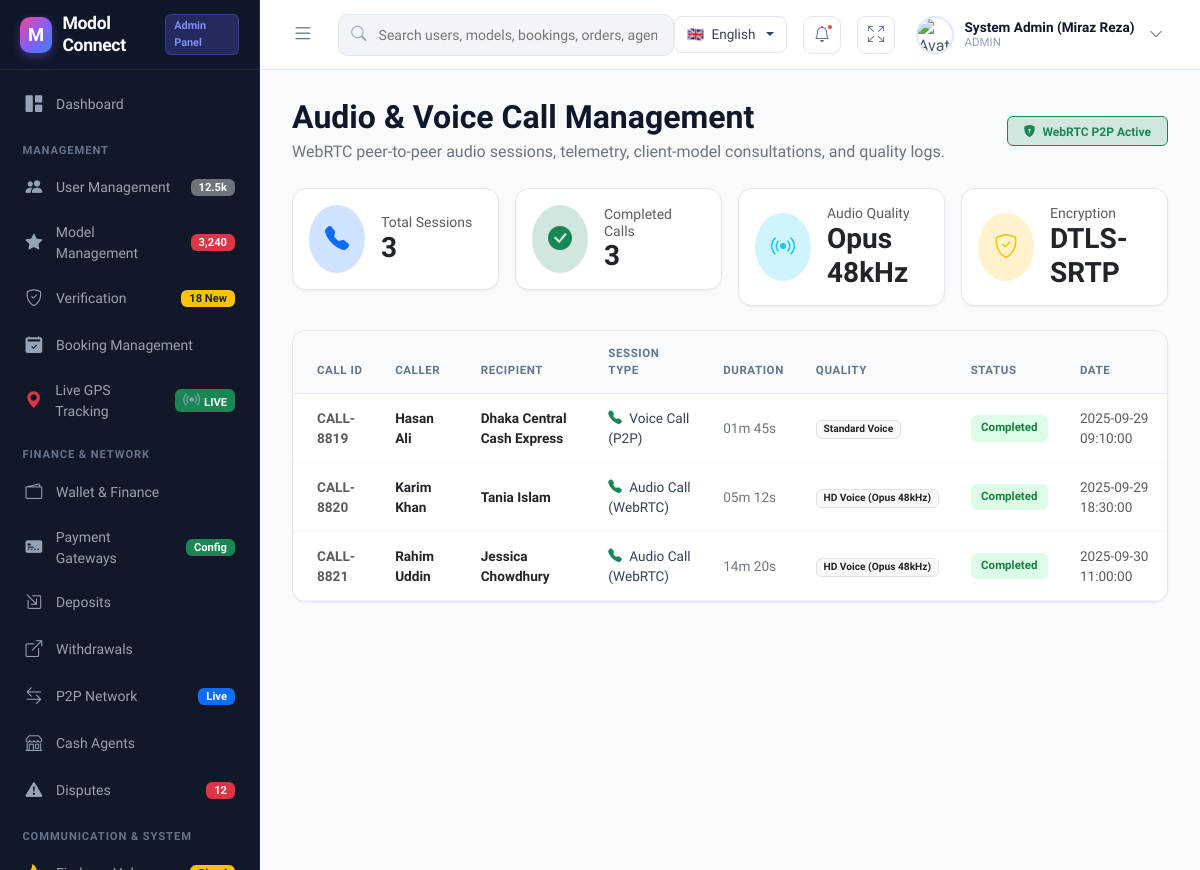
Screenshot of /admin/calls.php (signed in) with the database file from the repository.
### tables this page shows
CREATE TABLE IF NOT EXISTS `calls` (
    `id` INT AUTO_INCREMENT PRIMARY KEY,
    `call_id` VARCHAR(50) UNIQUE NOT NULL,
    `caller_id` VARCHAR(100) NOT NULL,
    `caller_name` VARCHAR(100) NOT NULL,
    `receiver_id` VARCHAR(100) NOT NULL,
    `receiver_name` VARCHAR(100) NOT NULL,
    `call_type` VARCHAR(50) DEFAULT 'Audio Call (WebRTC)',
    `duration_seconds` INT DEFAULT 0,
    `duration_text` VARCHAR(50) DEFAULT '00:00',
    `quality` VARCHAR(50) DEFAULT 'HD Voice (Opus 48kHz)',
    `status` VARCHAR(50) DEFAULT 'Completed',
    `created_at` TIMESTAMP DEFAULT CURRENT_TIMESTAMP,
    INDEX `idx_caller` (`caller_id`),
    INDEX `idx_receiver` (`receiver_id`),
    INDEX `idx_call_status` (`status`)
);

### admin/calls.php (the view, shortened to what this page needs)
<?php
require_once __DIR__ . '/layout.php';
$db = null;
try {
    $db = Database::getInstance();
} catch (Throwable $e) {
    error_log("Calls DB notice: " . $e->getMessage());
}
if ($db) {
    try {
        if (Database::isMySQL()) {
            $db->exec("
            CREATE TABLE IF NOT EXISTS `calls` (
                `id` INT AUTO_INCREMENT PRIMARY KEY,
                `call_id` VARCHAR(50) UNIQUE NOT NULL,
                `caller_id` VARCHAR(100) NOT NULL,
                `caller_name` VARCHAR(100) NOT NULL,
                `receiver_id` VARCHAR(100) NOT NULL,
                `receiver_name` VARCHAR(100) NOT NULL,
                `call_type` VARCHAR(50) DEFAULT 'Audio Call (WebRTC)',
                `duration_seconds` INT DEFAULT 0,
                `duration_text` VARCHAR(50) DEFAULT '00:00',
                `quality` VARCHAR(50) DEFAULT 'HD Voice (Opus 48kHz)',
                `status` VARCHAR(50) DEFAULT 'Completed',
                `created_at` TIMESTAMP DEFAULT CURRENT_TIMESTAMP
            ) ENGINE=InnoDB DEFAULT CHARSET=utf8mb4 COLLATE=utf8mb4_unicode_ci;");
        }
    } catch (Throwable) {}
}
$calls = [];
if ($db) {
    try {
        $stmt = $db->query("SELECT * FROM calls ORDER BY id DESC LIMIT 50");
        $calls = $stmt->fetchAll(PDO::FETCH_ASSOC);
    } catch (Throwable) {}
}
$totalCalls = count($calls);
$completedCalls = count(array_filter($calls, fn($c) => ($c['status'] ?? '') === 'Completed'));
?>
<div class="d-flex justify-content-between align-items-center mb-4 flex-wrap gap-3">
    <div>
        <h2 class="fw-bold mb-1" style="color: #0f172a;">Audio & Voice Call Management</h2>
        <p class="text-secondary mb-0">WebRTC peer-to-peer audio sessions, telemetry, client-model consultations, and quality logs.</p>
    </div>
    <div class="d-flex gap-2">
        <span class="badge bg-success-subtle text-success border border-success px-3 py-2">
            <i class="bi bi-shield-lock-fill me-1"></i> WebRTC P2P Active
        </span>
    </div>
</div>
<div class="row g-3 mb-4">
    <div class="col-sm-6 col-lg-3">
        <div class="card card-custom p-3">
            <div class="d-flex align-items-center">
                <div class="bg-primary-subtle text-primary p-3 rounded-circle me-3">
                    <i class="bi bi-telephone-fill fs-4"></i>
                </div>
                <div>
                    <h6 class="text-muted mb-0 small">Total Sessions</h6>
                    <h3 class="fw-bold mb-0 text-dark"><?= $totalCalls ?></h3>
                </div>
            </div>
        </div>
    </div>
    <div class="col-sm-6 col-lg-3">
        <div class="card card-custom p-3">
            <div class="d-flex align-items-center">
                <div class="bg-success-subtle text-success p-3 rounded-circle me-3">
                    <i class="bi bi-check-circle-fill fs-4"></i>
                </div>
                <div>
                    <h6 class="text-muted mb-0 small">Completed Calls</h6>
                    <h3 class="fw-bold mb-0 text-dark"><?= $completedCalls ?></h3>
                </div>
            </div>
        </div>
    </div>
    <div class="col-sm-6 col-lg-3">
        <div class="card card-custom p-3">
            <div class="d-flex align-items-center">
                <div class="bg-info-subtle text-info p-3 rounded-circle me-3">
                    <i class="bi bi-broadcast fs-4"></i>
                </div>
                <div>
                    <h6 class="text-muted mb-0 small">Audio Quality</h6>
                    <h3 class="fw-bold mb-0 text-dark">Opus 48kHz</h3>
                </div>
            </div>
        </div>
    </div>
    <div class="col-sm-6 col-lg-3">
        <div class="card card-custom p-3">
            <div class="d-flex align-items-center">
                <div class="bg-warning-subtle text-warning p-3 rounded-circle me-3">
                    <i class="bi bi-shield-check fs-4"></i>
                </div>
                <div>
                    <h6 class="text-muted mb-0 small">Encryption</h6>
                    <h3 class="fw-bold mb-0 text-dark">DTLS-SRTP</h3>
                </div>
            </div>
        </div>
    </div>
</div>
<div class="card card-custom p-0 overflow-hidden mb-4">
    <div class="table-responsive">
        <table class="table table-custom align-middle">
            <thead>
                <tr>
                    <th class="ps-4">Call ID</th>
                    <th>Caller</th>
                    <th>Recipient</th>
                    <th>Session Type</th>
                    <th>Duration</th>
                    <th>Quality</th>
                    <th>Status</th>
                    <th>Date</th>
                </tr>
            </thead>
            <tbody>
                <?php foreach ($calls as $cl): ?>
                <tr>
                    <td class="ps-4 fw-bold text-muted"><?= htmlspecialchars($cl['call_id'] ?? $cl['id'] ?? '') ?></td>
                    <td class="fw-semibold text-dark"><?= htmlspecialchars($cl['caller_name'] ?? $cl['caller'] ?? '') ?></td>
                    <td class="fw-semibold text-dark"><?= htmlspecialchars($cl['receiver_name'] ?? $cl['receiver'] ?? '') ?></td>
                    <td>
                        <i class="bi bi-telephone-fill text-success me-1"></i>
                        <?= htmlspecialchars($cl['call_type'] ?? $cl['type'] ?? 'Audio Call') ?>
                    </td>
                    <td class="text-secondary"><?= htmlspecialchars($cl['duration_text'] ?? $cl['duration'] ?? '00:00') ?></td>
                    <td><span class="badge bg-light text-dark border"><?= htmlspecialchars($cl['quality'] ?? 'HD Voice') ?></span></td>
                    <td>
                        <span class="badge-status <?= ($cl['status'] ?? '') === 'Completed' ? 'badge-approved' : 'badge-pending' ?>">
                            <?= htmlspecialchars($cl['status'] ?? 'Completed') ?>
                        </span>
                    </td>
                    <td class="text-muted small"><?= htmlspecialchars($cl['created_at'] ?? $cl['date'] ?? '') ?></td>
                </tr>
                <?php endforeach; ?>
            </tbody>
        </table>
    </div>
</div>

### admin/layout.php (style rules this page uses)
:root { --sidebar-bg: #111827; --sidebar-border: #1f2937; --sidebar-text: #9ca3af; --sidebar-hover: #1f2937; --sidebar-active-bg: #4f46e5; --sidebar-active-gradient: linear-gradient(135deg, #6366f1 0%, #4f46e5 100%); --main-bg: #f8fafc; --card-bg: #ffffff; --card-border: #e2e8f0; --text-heading: #0f172a; --text-body: #475569; --text-muted: #94a3b8; --accent-primary: #6366f1; --sidebar-width: 260px; --topbar-height: 70px; }
body { font-family: 'Plus Jakarta Sans', 'Inter', -apple-system, sans-serif; background-color: var(--main-bg); color: var(--text-body); min-height: 100vh; overflow-x: hidden; }
.card-custom { background-color: var(--card-bg); border: 1px solid var(--card-border); border-radius: 14px; box-shadow: 0 1px 3px rgba(0, 0, 0, 0.04), 0 1px 2px rgba(0, 0, 0, 0.02); transition: transform 0.2s ease, box-shadow 0.2s ease; }
.table-custom { margin-bottom: 0; }
.table-custom th { font-size: 0.72rem; text-transform: uppercase; letter-spacing: 0.05em; font-weight: 700; color: #64748b; background-color: #f8fafc; border-bottom: 1px solid #e2e8f0; padding: 0.85rem 1rem; }
.table-custom td { font-size: 0.85rem; padding: 0.85rem 1rem; vertical-align: middle; border-bottom: 1px solid #f1f5f9; color: #334155; }
.badge-status { padding: 0.3rem 0.65rem; border-radius: 6px; font-weight: 600; font-size: 0.72rem; display: inline-flex; align-items: center; gap: 0.3rem; }
.badge-approved { background-color: #dcfce7; color: #15803d; }

### rows the page displays
calls: call "CALL-8819", caller_name "Hasan Ali", receiver_name "Dhaka Central Cash Express", call_type "Voice Call (P2P)", duration_text "01m 45s", quality "Standard Voice", status "Completed", created_at "2025-09-29 09:10:00"
calls: call "CALL-8820", caller_name "Karim Khan", receiver_name "Tania Islam", call_type "Audio Call (WebRTC)", duration_text "05m 12s", quality "HD Voice (Opus 48kHz)", status "Completed", created_at "2025-09-29 18:30:00"
calls: call "CALL-8821", caller_name "Rahim Uddin", receiver_name "Jessica Chowdhury", call_type "Audio Call (WebRTC)", duration_text "14m 20s", quality "HD Voice (Opus 48kHz)", status "Completed", created_at "2025-09-30 11:00:00"

### other values shown
$adminName "System Admin (Miraz Reza)"
$adminRole "ADMIN"
$totalCalls "3"
$completedCalls "3"
